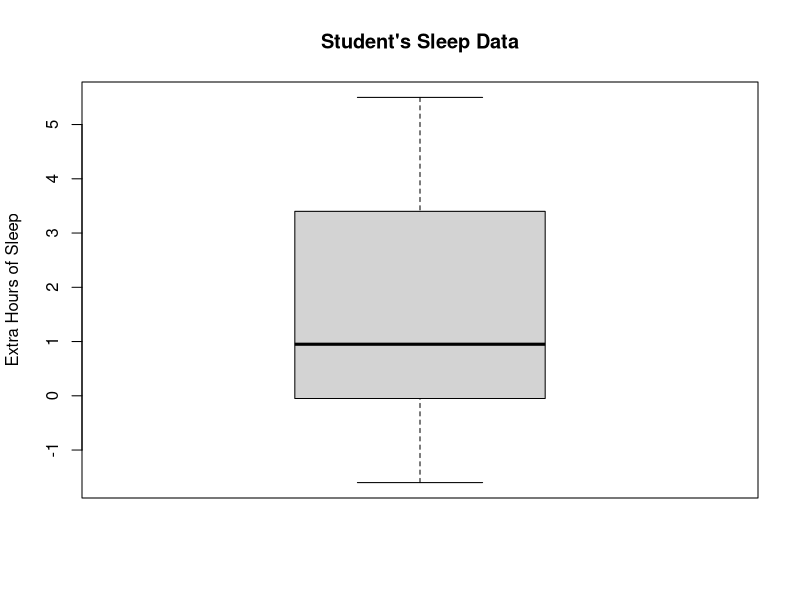
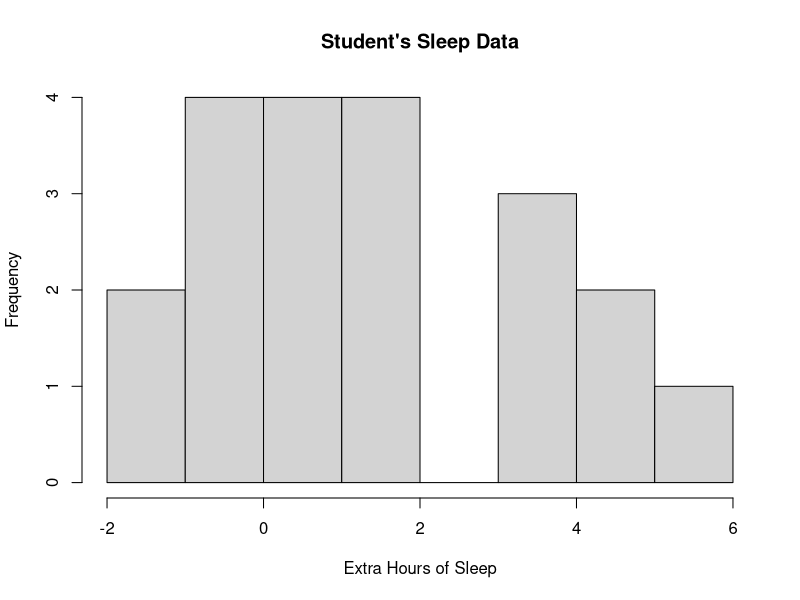

These figures' R source, in order:
# This data is in a package that already existed in R. The dataset is called 
# "sleep" and it represents the amount of sleep for students.

library(MASS)
data(sleep)
head(sleep)
summary(sleep)
boxplot(sleep$extra, main="Student's Sleep Data", ylab="Extra Hours of Sleep")
hist(sleep$extra, main="Student's Sleep Data", xlab="Extra Hours of Sleep")

# From the graphs I can see that the majority of students are infact obtaining some 
# amount of extra sleep. I am able to make such general statements and arguments 
# about the data because of these graphs. 